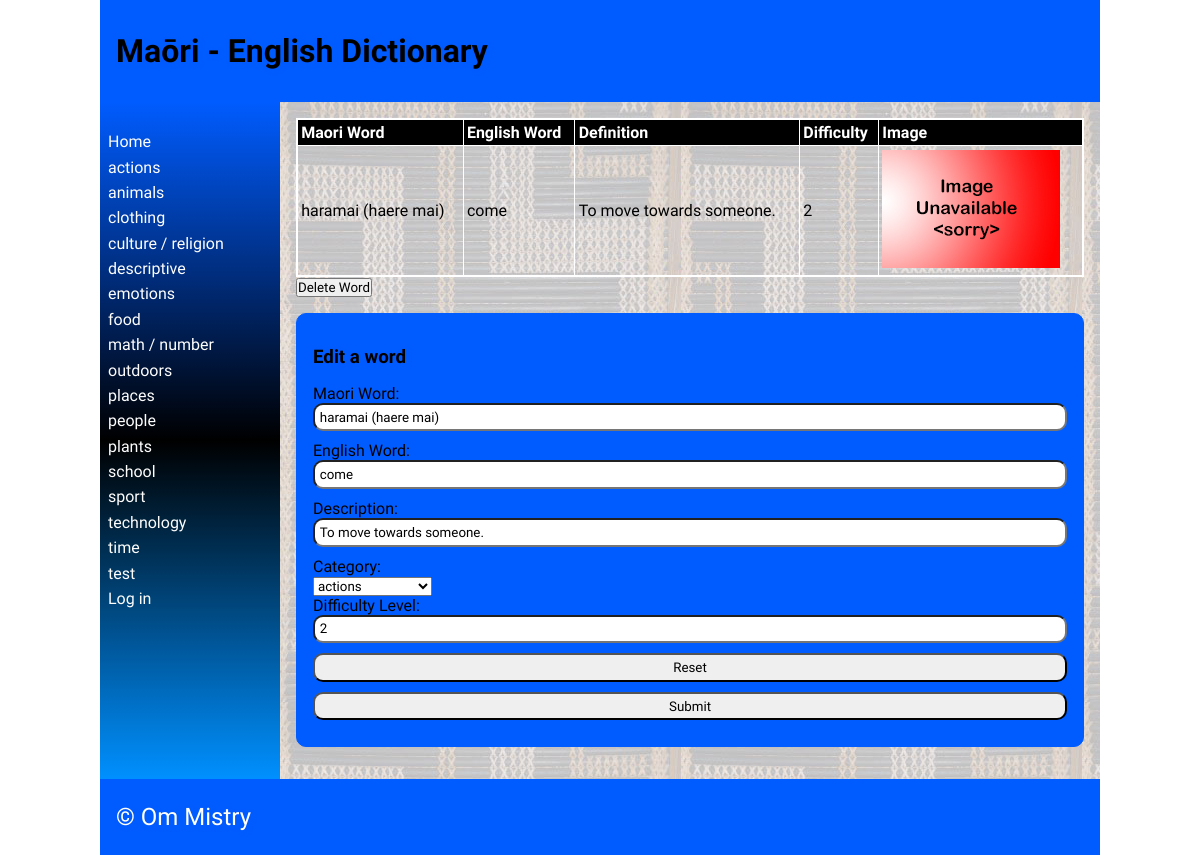
/detail/1, run on the app's committed database.
### tables this page shows
CREATE TABLE "category"
(
	id INTEGER
		constraint category_pk
			primary key autoincrement,
	category_name varchar(69) not null
);

CREATE TABLE "words"
(
	maori varchar(69),
	english varchar(69),
	category integer,
	definition varchar(100),
	levels integer,
	images varchar(69),
	id integer
		constraint words_pk
			primary key autoincrement,
	date_added integer default 0
, user_id integer);

### app.py (the view, shortened to what this page needs)
@app.route('/detail/<word_id>', methods=["POST", "GET"])
def render_detailpage(word_id):
    print(request.method)
    con = create_connection(DB_NAME)
    query = "SELECT id, maori, english, definition, levels, images FROM words WHERE id=?"
    cur = con.cursor()
    cur.execute(query, (word_id,))
    definition = cur.fetchall()[0]
    print(word_id)
    return render_template('detail.html', definition=definition, logged_in=is_logged_in(),
                           categories=fetch_categories(),
                           deleting=intention("delete"))

### app.py (called while the page is built)
def intention(button):
    if button in request.form:
        return True
    else:
        return False

def create_connection(db_file):
    try:
        connection = sqlite3.connect(db_file)
        return connection
    except Error as e:
        print(e)
    return None

def fetch_categories():
    con = create_connection(DB_NAME)
    query = "SELECT id, category_name FROM category"
    cur = con.cursor()
    cur.execute(query)
    categories = cur.fetchall()
    con.close()
    return categories

def is_logged_in():
    if session.get("email") is None:
        print("you are not logged in")
        return False
    else:
        print("you are logged in")
        return True

### templates/detail.html (shortened to what this page needs)
{% extends 'base.html' %}
{% block heading %}Maōri - English Dictionary{% endblock %}
{% block main %}
    <table>
        <tr>
            <th>Maori Word</th>
            <th>English Word</th>
            <th>Definition</th>
            <th>Difficulty</th>
            <th>Image</th>
        </tr>
        <tr>
            <td>{{ definition[1] }}</td>
            <td>{{ definition[2] }}</td>
            <td>{{ definition[3] }}</td>
            <td>{{ definition[4] }}</td>
            <td><img src="/static/images/{{ definition[5] }}"></td>
        </tr>
    </table>
<form method="POST">
    {% if deleting %}
        <div class="form-element">Are you sure?<input type="submit" name="delete_confirm" value="Yes">/<input type="submit" value="No"></div>
    {% else %}
    <div class="form-element">
         <input type="submit" name="delete" value="Delete Word">
    </div>
    </form>
{% endif %}
        <form class="dataForm" method="POST">
            <h3>Edit a word</h3>
        <div class="form-group">
            <div class="form-label"><label for="MaoriWord">Maori Word:</label></div>
            <div class="form-element"><input type="text" name="MaoriWord" id="MaoriWord" value="{{ definition[1] }}" required></div>
        </div>
        <div class="form-group">
            <div class="form-label"><label for="EnglishWord">English Word:</label></div>
            <div class="form-element"><input type="text" name="EnglishWord" id="EnglishWord" value="{{ definition[2] }}" required></div>
        </div>
        <div class="form-group">
            <div class="form-label"><label for="Definitions">Description:</label></div>
            <div class="form-element"><input type="text" name="Definitions" id="Definitions"  value="{{ definition[3] }}" required></div>
        </div>
        <div class="form-group">
                <div class="form-label"><label for="Category">Category:</label></div>
                <div class="form-element">
                    <select name="Category" id='Category'>
                        {% for category in categories %}
                            <option value="{{ category[0] }}">{{ category[1] }}</option>
                        {% endfor %}
                    </select>
                </div>
            </div>
            <div class="form-group">
            <div class="form-label"><label for="Difficulty Level">Difficulty Level:</label></div>
            <div class="form-element"><input type="number" name="Difficulty Level" id="Difficulty Level" min="1" max="10" step="1" value="{{ definition[4] }}" required></div>
        </div>
        <div class="form-group">
            <div class="form-element"><input type="reset"></div>
        </div>
        <div class="form-group">
            <div class="form-element"><input type="submit"></div>
        </div>
    </form>
{% endblock %}

### templates/base.html (shortened to what this page needs)
<!doctype html>
<html lang="en">
<head>
   <link href="{{ url_for('static', filename='css/style.css') }}" rel="stylesheet">
</head>
<body>
   <div id="container">
      <header>
         <h1>{% block heading %}{% endblock %}</h1>
      </header>
      <nav>
         <ul>
                <li><a href="\">Home</a></li>
                {% for category in categories %}
                <li><a href="/categories/{{ category[0] }}">{{category[1]}}</a></li>
                {% endfor %}
         <li>
             {% if logged_in %}<a href="/logout">Log out</a>{% else %}
             <a href="/login">Log in</a></li>{% endif %}
         </ul>
      </nav>
      <main>
            {% block main%}{% endblock %}
        </main>
      <footer>
         <p>
            &copy; Om Mistry
         </p>
      </footer>
   </div>
</body>
</html>

### static/css/style.css (style rules this page uses)
* { font-family: Comfortaa, sans-serif; margin: 0; padding: 0; box-sizing: border-box; }
#container { display: grid; grid-template-columns: 75px auto; grid-template-areas: 'nav header' 'main main' 'footer footer'; }
header { grid-area: header; background-color: #005cff; padding: 1rem; }
nav { grid-area: nav; }
main { grid-area: main; padding: 1rem; background-color: #005cff; }
h1, h2, h3, h4 { padding: 1rem 0; font-family: 'Suez One', serif; color: #000000; text-shadow: 2px 2px 4px #005cff; }
p { padding: 0.5rem 0; }
a { color: #ffffff; }
.dataForm { margin: 1rem 0; border: 1px solid #005cff; padding: 1rem; background-color: #005cff; border-radius: 10px; }
.dataForm input, textarea { width: 100%; border-radius: 10px; padding: 0.3rem; margin-bottom: 10px; }
table { width: 100%; border: 2px solid #ffffff; border-collapse: collapse; }
th, td { border: 1px solid #ffffff; padding: 0.2rem; text-align: left; }
th { background-color: #000000; color: #ffffff; }
footer { grid-area: footer; padding: 1rem; background-color: #005cff; }
footer p { color: #ffffff; text-shadow: 2px 2px 4px #005cff; font-size: 1.5rem; }
@media only screen and (min-width: 768px) { #container { grid-template-columns: 180px auto; grid-template-areas: 'header header' 'nav main' 'footer footer'; } }
@media only screen and (min-width: 768px) { nav { background: linear-gradient(180deg, rgb(0, 92, 255) 0%, rgb(0, 0, 0) 50%, rgb(0, 144, 255) 100%); padding: 0.5rem; } }
@media only screen and (min-width: 768px) { nav ul { list-style: none; } }
@media only screen and (min-width: 768px) { nav li { padding: 0.2rem 0; } }
@media only screen and (min-width: 768px) { nav a { color: #fdfdfd; text-decoration: none; } }
@media only screen and (min-width: 768px) { main { background-image: url('static/images/poutama.jpg'); } }
@media only screen and (min-width: 1000px) { #container { width: 1000px; margin: auto; } }

### data on the page
category: category_name "actions"
category: category_name "animals"
category: category_name "clothing"
category: category_name "culture / religion"
category: category_name "descriptive"
category: category_name "emotions"
category: category_name "food"
category: category_name "math / number"
category: category_name "outdoors"
category: category_name "places"
category: category_name "people"
category: category_name "plants"
category: category_name "school"
category: category_name "sport"
category: category_name "technology"
category: category_name "time"
category: category_name "test"
words: maori "haramai (haere mai)", english "come", definition "To move towards someone.", levels "2", images (placeholder picture), MaoriWord "haramai (haere mai)", EnglishWord "come", Definitions "To move towards someone."

### other printed values
form field Category "actions"
